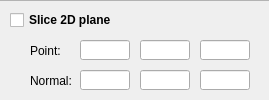
                  <widget class="QWidget" name="widget_13" native="true">
                   <property name="sizePolicy">
                    <sizepolicy hsizetype="Fixed" vsizetype="Preferred">
                     <horstretch>0</horstretch>
                     <verstretch>0</verstretch>
                    </sizepolicy>
                   </property>
                   <property name="minimumSize">
                    <size>
                     <width>269</width>
                     <height>100</height>
                    </size>
                   </property>
                   <property name="maximumSize">
                    <size>
                     <width>269</width>
                     <height>16777215</height>
                    </size>
                   </property>
                   <property name="styleSheet">
                    <string notr="true">.QWidget{
	border-top:1px solid rgb(179, 179, 179);
}</string>
                   </property>
                   <widget class="QCheckBox" name="slice_CB">
                    <property name="geometry">
                     <rect>
                      <x>10</x>
                      <y>10</y>
                      <width>131</width>
                      <height>20</height>
                     </rect>
                    </property>
                    <property name="font">
                     <font>
                      <weight>75</weight>
                      <bold>true</bold>
                     </font>
                    </property>
                    <property name="toolTip">
                     <string>Checked to slice and visualize a plane of 3D data. The plane is specified by a point on the plane, and normal vector of the plane.</string>
                    </property>
                    <property name="text">
                     <string>Slice 2D plane</string>
                    </property>
                   </widget>
                   <widget class="QLineEdit" name="sliceNormalZ">
                    <property name="geometry">
                     <rect>
                      <x>200</x>
                      <y>70</y>
                      <width>50</width>
                      <height>20</height>
                     </rect>
                    </property>
                    <property name="maximumSize">
                     <size>
                      <width>50</width>
                      <height>16777215</height>
                     </size>
                    </property>
                    <property name="toolTip">
                     <string>Z cordinate of the normal vector for the plane.</string>
                    </property>
                   </widget>
                   <widget class="QLineEdit" name="sliceNormalY">
                    <property name="geometry">
                     <rect>
                      <x>140</x>
                      <y>70</y>
                      <width>50</width>
                      <height>20</height>
                     </rect>
                    </property>
                    <property name="maximumSize">
                     <size>
                      <width>50</width>
                      <height>16777215</height>
                     </size>
                    </property>
                    <property name="toolTip">
                     <string>Y cordinate of the normal vector for the plane.</string>
                    </property>
                   </widget>
                   <widget class="QLineEdit" name="sliceOriginX">
                    <property name="geometry">
                     <rect>
                      <x>80</x>
                      <y>40</y>
                      <width>50</width>
                      <height>20</height>
                     </rect>
                    </property>
                    <property name="maximumSize">
                     <size>
                      <width>50</width>
                      <height>16777215</height>
                     </size>
                    </property>
                    <property name="toolTip">
                     <string>X cordinate of a point on the plane.</string>
                    </property>
                   </widget>
                   <widget class="QLineEdit" name="sliceNormalX">
                    <property name="geometry">
                     <rect>
                      <x>80</x>
                      <y>70</y>
                      <width>50</width>
                      <height>20</height>
                     </rect>
                    </property>
                    <property name="maximumSize">
                     <size>
                      <width>50</width>
                      <height>16777215</height>
                     </size>
                    </property>
                    <property name="toolTip">
                     <string>X cordinate of the normal vector for the plane.</string>
                    </property>
                   </widget>
                   <widget class="QLineEdit" name="sliceOriginY">
                    <property name="geometry">
                     <rect>
                      <x>140</x>
                      <y>40</y>
                      <width>50</width>
                      <height>20</height>
                     </rect>
                    </property>
                    <property name="maximumSize">
                     <size>
                      <width>50</width>
                      <height>16777215</height>
                     </size>
                    </property>
                    <property name="toolTip">
                     <string>Y cordinate of a point on the plane.</string>
                    </property>
                   </widget>
                   <widget class="QLabel" name="label_8">
                    <property name="geometry">
                     <rect>
                      <x>30</x>
                      <y>40</y>
                      <width>41</width>
                      <height>21</height>
                     </rect>
                    </property>
                    <property name="maximumSize">
                     <size>
                      <width>1000</width>
                      <height>16777215</height>
                     </size>
                    </property>
                    <property name="text">
                     <string>Point:</string>
                    </property>
                    <property name="alignment">
                     <set>Qt::AlignLeading|Qt::AlignLeft|Qt::AlignVCenter</set>
                    </property>
                   </widget>
                   <widget class="QLineEdit" name="sliceOriginZ">
                    <property name="geometry">
                     <rect>
                      <x>200</x>
                      <y>40</y>
                      <width>50</width>
                      <height>20</height>
                     </rect>
                    </property>
                    <property name="maximumSize">
                     <size>
                      <width>50</width>
                      <height>16777215</height>
                     </size>
                    </property>
                    <property name="toolTip">
                     <string>Z cordinate of a point on the plane.</string>
                    </property>
                   </widget>
                   <widget class="QLabel" name="label_9">
                    <property name="geometry">
                     <rect>
                      <x>30</x>
                      <y>70</y>
                      <width>50</width>
                      <height>21</height>
                     </rect>
                    </property>
                    <property name="maximumSize">
                     <size>
                      <width>1000</width>
                      <height>16777215</height>
                     </size>
                    </property>
                    <property name="text">
                     <string>Normal:</string>
                    </property>
                    <property name="alignment">
                     <set>Qt::AlignLeading|Qt::AlignLeft|Qt::AlignVCenter</set>
                    </property>
                   </widget>
                  </widget>
